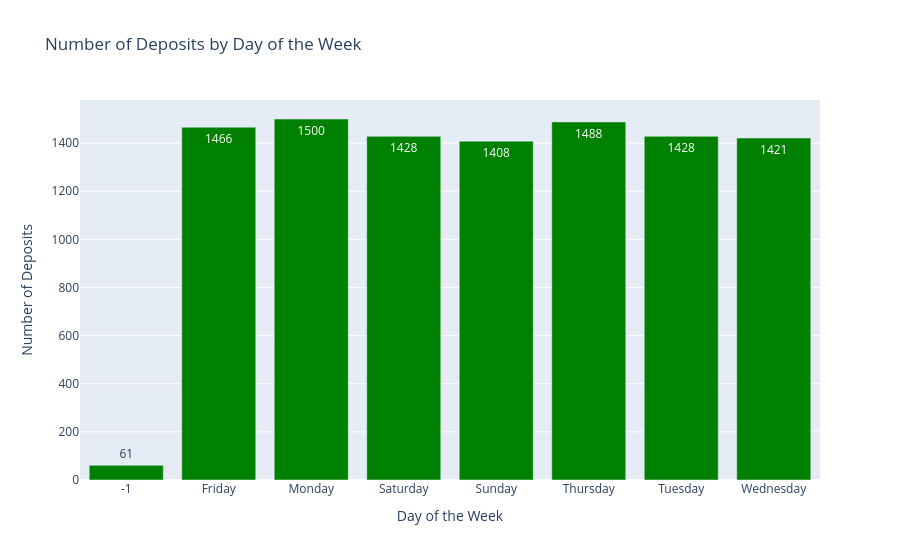

The notebook cell this image was saved under:
### Markdown cell above
## Insights and charts

### Code cell
# Creating a bar plot
fig_day = px.bar(
    df.groupby('day_of_week').size().reset_index(name='number_of_deposits'),
    x='day_of_week', 
    y='number_of_deposits',
    title='Number of Deposits by Day of the Week',
    labels={'number_of_deposits': 'Number of Deposits', 'day_of_week': 'Day of the Week'},
    text='number_of_deposits'
)

# Setting colors and hover template
fig_day.update_traces(marker_color='green', hovertemplate='Total Deposits: %{y}<extra></extra>')

# Displaying the figure
fig_day.show()

### Figure 1 — Plotly figure (JSON) as saved in the notebook; plotly's stock layout.template omitted (floating-point values rounded to 4 significant figures)
{"data": [{"hovertemplate": "Total Deposits: %{y}<extra></extra>", "legendgroup": "", "marker": {"color": "green", "pattern": {"shape": ""}}, "name": "", "orientation": "v", "showlegend": false, "text": [61.0, 1466.0, 1500.0, 1428.0, 1408.0, 1488.0, 1428.0, 1421.0], "textposition": "auto", "type": "bar", "x": [-1, "Friday", "Monday", "Saturday", "Sunday", "Thursday", "Tuesday", "Wednesday"], "xaxis": "x", "y": [61, 1466, 1500, 1428, 1408, 1488, 1428, 1421], "yaxis": "y"}], "layout": {"barmode": "relative", "legend": {"tracegroupgap": 0}, "title": {"text": "Number of Deposits by Day of the Week"}, "xaxis": {"anchor": "y", "domain": [0, 1], "title": {"text": "Day of the Week"}}, "yaxis": {"anchor": "x", "domain": [0, 1], "title": {"text": "Number of Deposits"}}}}
